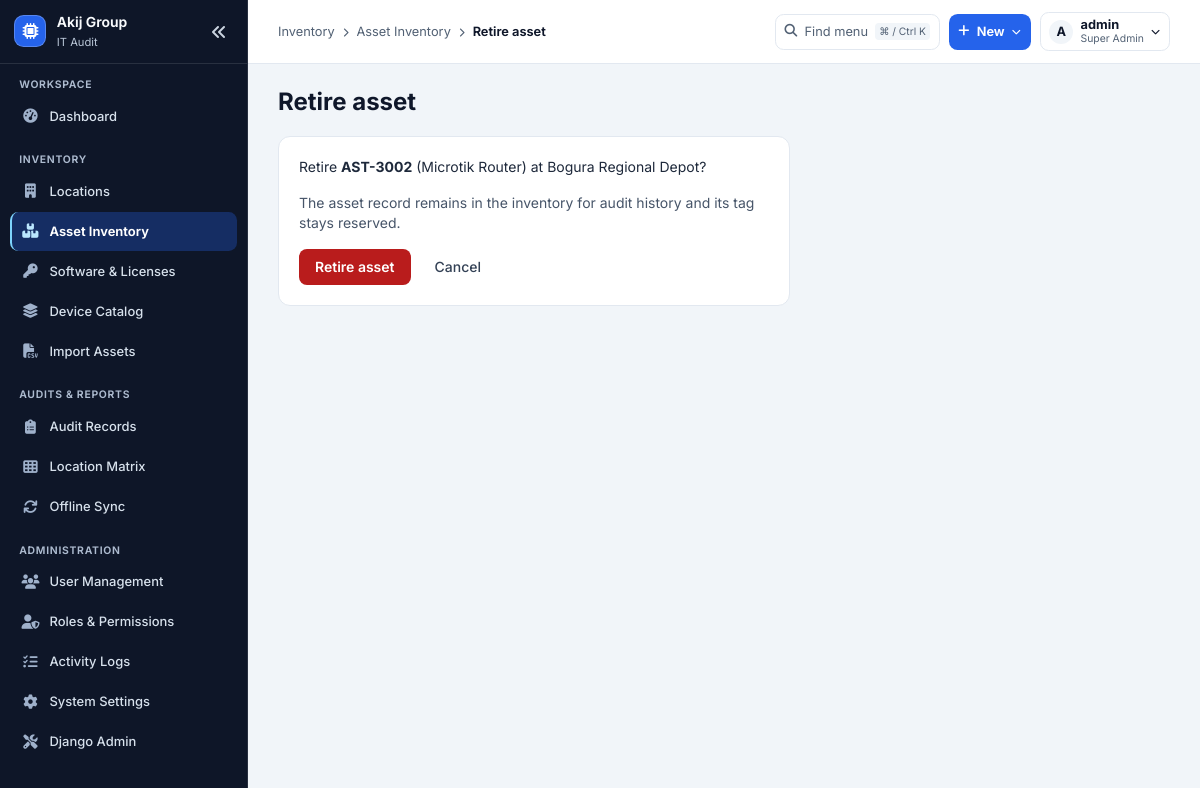
The app's page /assets/16/retire/ (signed in) with its own data.
### apps/devices/models.py (models this page shows, shortened)
class Asset(TimeStampedModel):
    NATURE_CHOICES = (
        ('PHYSICAL', 'Physical (Hardware)'),
        ('LOGICAL', 'Logical / Virtual (Software/License/Cloud)'),
    )
    STATUS_CHOICES = (
        ('IN_USE', 'Working / In-Use'),
        ('BACKUP', 'Backup / Spare'),
        ('FAULTY', 'Faulty / Under Repair'),
        ('SCRAP', 'Damaged / Scrap'),
    )
    asset_nature = models.CharField(
        max_length=20,
        choices=NATURE_CHOICES,
        default='PHYSICAL',
        verbose_name="Asset Nature",
        db_index=True
    )
    asset_tag = models.CharField(max_length=50, unique=True, blank=True, verbose_name="Asset Tag / ID")
    retired_at = models.DateTimeField(null=True, blank=True, db_index=True)
    device_type = models.ForeignKey(DeviceType, on_delete=models.PROTECT, related_name='assets', verbose_name="Device / Asset Type")
    location = models.ForeignKey('locations.Location', on_delete=models.PROTECT, related_name='assets', verbose_name="Location")
    owning_company = models.ForeignKey('locations.Company', on_delete=models.PROTECT, null=True, blank=True, related_name='owned_assets')
    brand = models.CharField(max_length=100, blank=True, null=True, verbose_name="Brand / Manufacturer")
    model_name = models.CharField(max_length=120, blank=True, null=True, verbose_name="Model Name / No")
    serial_number = models.CharField(max_length=120, blank=True, null=True, verbose_name="Serial Number")
    vendor = models.CharField(max_length=120, blank=True, null=True, verbose_name="Vendor / Publisher")
    version = models.CharField(max_length=100, blank=True, null=True, verbose_name="Version / Edition")
    license_key = models.CharField(max_length=255, blank=True, null=True, verbose_name="License Key / Subscription ID")
    host_server = models.CharField(max_length=150, blank=True, null=True, verbose_name="Host Server / Cloud Cluster")
    COMPLIANCE_CHOICES = (
        ('GENUINE', 'Genuine / Officially Licensed'),
        ('CRACKED_PIRATED', 'Cracked / Pirated (Unlicensed - High Risk)'),
        ('UNLICENSED_EXPIRED', 'Unlicensed / Expired Trial'),
        ('FREE_OPEN_SOURCE', 'Free / Open Source (Approved)'),
        ('OEM_BUNDLED', 'OEM Bundled / Pre-installed'),
    )
    RISK_LEVEL_CHOICES = (
        ('LOW', 'Low Risk (Compliant / Open Source)'),
        ('MEDIUM', 'Medium Risk (Expired / Non-Critical)'),
        ('HIGH', 'High Risk (Pirated Application / EDR Detection)'),
        ('CRITICAL', 'Critical Risk (Cracked OS / Server / Production Threat)'),
    )
    REMEDIATION_CHOICES = (
        ('COMPLIANT', 'Compliant - No Action Needed'),
        ('PURCHASE_OFFICIAL', 'Procure Official License (Budget Required)'),
        ('REPLACE_WITH_OPEN_SOURCE', 'Replace with Free / Open Source Alternative'),
        ('REMOVE_IMMEDIATELY', 'Remove / Uninstall Immediately (Security Threat)'),
    )
    compliance_status = models.CharField(
        max_length=30,
        choices=COMPLIANCE_CHOICES,
        default='GENUINE',
        verbose_name="License Compliance Status",
        db_index=True
    )
    risk_level = models.CharField(
        max_length=20,
        choices=RISK_LEVEL_CHOICES,
        default='LOW',
        verbose_name="Risk Level",
        db_index=True
    )
    remediation_plan = models.CharField(
        max_length=35,
        choices=REMEDIATION_CHOICES,
        default='COMPLIANT',
        verbose_name="Remediation / Mitigation Plan"
    )
    seats_purchased = models.PositiveIntegerField(default=1, verbose_name="Total Seats / Licenses")
    seats_allocated = models.PositiveIntegerField(default=1, verbose_name="Allocated / Used Seats")
    department = models.CharField(max_length=100, blank=True, null=True, verbose_name="Department")
    assigned_user = models.CharField(max_length=120, blank=True, null=True, verbose_name="Assigned User / Employee")
    status = models.CharField(max_length=20, choices=STATUS_CHOICES, default='IN_USE', verbose_name="Status")
    ip_address = models.GenericIPAddressField(blank=True, null=True, verbose_name="IP Address")
    mac_address = models.CharField(max_length=50, blank=True, null=True, verbose_name="MAC Address")
    condition = models.CharField(max_length=60, blank=True)
    criticality = models.CharField(max_length=60, blank=True)
    ownership_type = models.CharField(max_length=60, blank=True)
    procurement_type = models.CharField(max_length=60, blank=True)
    currency = models.CharField(max_length=3, blank=True)
    purchase_date = models.DateField(blank=True, null=True, verbose_name="Purchase Date")
    warranty_expiry = models.DateField(blank=True, null=True, verbose_name="Warranty Expiry")
    remarks = models.TextField(blank=True, null=True, verbose_name="Remarks / Specifications")
    class Meta:
        ordering = ['location', '-created_at']

class DeviceType(TimeStampedModel):
    category = models.ForeignKey(DeviceCategory, on_delete=models.CASCADE, related_name='devices')
    name = models.CharField(max_length=120)
    tag_category_code = models.CharField(max_length=4, choices=TAG_CATEGORY_CHOICES, blank=True)
    order = models.PositiveIntegerField(default=1)
    is_count_only = models.BooleanField(default=False, help_text="False for individual asset tracking")
    remarks = models.CharField(max_length=255, blank=True, null=True)
    class Meta:
        ordering = ['category__order', 'order', 'name']
        unique_together = ('category', 'name')

### apps/locations/models.py (models this page shows, shortened)
class Location(TimeStampedModel):
    LOCATION_TYPES = (
        ('HEAD_OFFICE', 'Head Office'),
        ('FACTORY', 'Factory'),
        ('WAREHOUSE', 'Warehouse'),
        ('DEPOT', 'Depot'),
        ('BRANCH', 'Branch'),
    )
    DIVISION_CHOICES = (
        ('Dhaka', 'Dhaka'),
        ('Chattogram', 'Chattogram'),
        ('Sylhet', 'Sylhet'),
        ('Rajshahi', 'Rajshahi'),
        ('Khulna', 'Khulna'),
        ('Barishal', 'Barishal'),
        ('Rangpur', 'Rangpur'),
        ('Mymensingh', 'Mymensingh'),
    )
    company = models.ForeignKey(Company, on_delete=models.CASCADE, related_name='locations')
    location_id = models.CharField(max_length=30, unique=True, null=True, blank=True, verbose_name="Location ID", db_index=True)
    name = models.CharField(max_length=150, verbose_name="Location Name")
    code = models.CharField(max_length=50, unique=True, verbose_name="Location Code")
    location_type = models.CharField(max_length=20, choices=LOCATION_TYPES, default='FACTORY', verbose_name="Location Type")
    address = models.TextField(blank=True, null=True, verbose_name="Address")
    city = models.CharField(max_length=100, blank=True, null=True, verbose_name="City")
    division = models.CharField(max_length=50, choices=DIVISION_CHOICES, blank=True, null=True, verbose_name="Division")
    parent_location = models.ForeignKey('self', on_delete=models.SET_NULL, null=True, blank=True, related_name='sub_locations', verbose_name="Parent Location")
    contact_person = models.CharField(max_length=120, blank=True, null=True, verbose_name="Contact Person")
    contact_number = models.CharField(max_length=50, blank=True, null=True, verbose_name="Contact Number")
    description = models.TextField(blank=True, null=True, verbose_name="Description")
    class Meta:
        ordering = ['location_type', 'name']
    @property
    def in_charge_name(self):
        return self.contact_person or ""
    @property
    def in_charge_phone(self):
        return self.contact_number or ""

### apps/devices/views.py (the view, shortened to what this page needs)
# urls.py: path('assets/<int:asset_id>/retire/', asset_retire_view, name='asset_retire'),
@roles_required(*DASHBOARD_ROUTES)
@require_http_methods(['GET', 'HEAD', 'POST'])
def asset_retire_view(request, asset_id):
    assets = Asset.objects.filter(location__in=visible_locations(request.user))
    asset = get_object_or_404(assets, pk=asset_id)
    if asset.retired_at:
        return redirect('asset_detail', asset_id=asset.pk)
    return render(request, 'devices/asset_retire.html', {'asset': asset})

### apps/accounts/access.py (called while the page is built, shortened)
def role_for(user):
    if not user.is_authenticated or not user.is_active:
        return None
    if user.is_superuser:
        return Role.SUPER_ADMIN

def roles_required(*roles):
    def decorate(view):
        @login_required
        @wraps(view)
        def checked(request, *args, **kwargs):
            if role_for(request.user) not in roles:
                raise PermissionDenied
            return view(request, *args, **kwargs)
        return checked
    return decorate

def visible_locations(user):
    role = role_for(user)
    if role in CENTRAL_ROLES:
        return Location.objects.all()
    if role in LOCAL_TYPES:
        return user.profile.assigned_locations.filter(location_type=LOCAL_TYPES[role])
    return Location.objects.none()

### apps/accounts/administration.py (called while the page is built)
def navigation(request):
    role = role_for(request.user)
    label = Role(role).label if role else ''
    if role in (Role.HO_ADMIN, *LOCAL_TYPES) and request.user.profile.custom_role_id:
        label = request.user.profile.role_label
    return {
        'portal': request_preferences(request),
        'can_administrate': role in CENTRAL_ROLES,
        'has_operational_access': role in DASHBOARD_ROUTES,
        'administration_role': label,
        **portal_navigation(request, role),
    }

### apps/common/models.py (called while the page is built)
    @classmethod
    def current(cls):
        return cls.objects.filter(pk=1).first() or cls(pk=1)

### apps/common/preferences.py (called while the page is built)
def preferences(config=None):
    config = config if config is not None else SystemSettings.current()
    return {
        **DEFAULTS,
        **config.options,
        'support_email': config.support_email,
        'session_minutes': config.session_minutes,
        'user_page_size': config.user_page_size,
        'activity_page_size': config.activity_page_size,
    }

def request_preferences(request):
    if not hasattr(request, 'system_preferences'):
        request.system_preferences = preferences()
    return request.system_preferences

### templates/devices/asset_retire.html (shortened to what this page needs)
{% extends 'base.html' %}
{% block header_title %}Retire asset{% endblock %}
{% block content %}
<div class="max-w-lg space-y-4 rounded-xl border border-slate-200 bg-white p-5">
    <p class="text-sm">Retire <strong>{{ asset.asset_tag }}</strong> ({{ asset.device_type.name }}) at {{ asset.location.name }}?</p>
    <p class="text-sm text-slate-600">The asset record remains in the inventory for audit history and its tag stays reserved.</p>
    <form method="post" class="flex flex-wrap items-center gap-3">
        <button type="submit" class="rounded-lg bg-red-700 px-4 py-2 text-sm font-semibold text-white">Retire asset</button>
        <a href="{% url 'asset_detail' asset.pk %}" class="px-3 py-2 text-sm font-medium text-slate-700">Cancel</a>
    </form>
</div>
{% endblock %}

### templates/navigation/actions.html (shortened to what this page needs)
<div class="portal-toolbar-actions">
    {% if nav_sections %}
    <button type="button" class="portal-quick-button" data-open-command aria-label="Find in navigation" aria-keyshortcuts="Control+k Meta+k">
        <i class="fa-solid fa-magnifying-glass" aria-hidden="true"></i>
        <span>Find menu</span><kbd>⌘ / Ctrl K</kbd>
    </button>
    <details class="portal-popover">
        <summary class="portal-create-button"><i class="fa-solid fa-plus" aria-hidden="true"></i><span>New</span><i class="fa-solid fa-chevron-down portal-chevron" aria-hidden="true"></i></summary>
    </details>
    {% endif %}
    {% if request.user.is_authenticated %}
    <details class="portal-popover">
        <summary class="portal-account-button" aria-label="Account menu">
            <span class="portal-avatar" aria-hidden="true">{{ request.user.username|slice:':1'|upper }}</span>
            <span class="portal-account-label"><strong>{{ request.user.get_short_name|default:request.user.username }}</strong><small>{{ administration_role|default:'User' }}</small></span>
            <i class="fa-solid fa-chevron-down portal-chevron" aria-hidden="true"></i>
        </summary>
    </details>
    {% endif %}
</div>

### static/css/portal-preferences.css (style rules this page uses)
:root { --portal-primary: #2563eb; --portal-secondary: #0f172a; }

### static/css/portal-shell.css (style rules this page uses)
.portal-shell { --shell-surface: #fff; --shell-text: #0f172a; --shell-muted: #526174; --shell-border: #e2e8f0; --shell-hover: #f1f5f9; --shell-gutter: clamp(1rem, 2.5vw, 2rem); --sidebar-width: 15.5rem; display: flex; align-items: stretch; }
.portal-shell :is(a, button, input, summary):focus-visible { outline: 2px solid #38bdf8; outline-offset: 2px; }
.portal-toolbar-actions { display: flex; align-items: center; gap: .55rem; flex-shrink: 0; }
.portal-quick-button, .portal-create-button, .portal-account-button { display: inline-flex; align-items: center; gap: .45rem; min-height: 2.25rem; padding: .35rem .55rem; border: 1px solid var(--shell-border); border-radius: .54rem; font-size: .8rem; color: var(--shell-text); white-space: nowrap; }
.portal-quick-button { color: var(--shell-muted); }
.portal-quick-button kbd { font-family: inherit; font-size: .64rem; padding: .06rem .25rem; border-radius: .25rem; color: var(--shell-muted); background: var(--shell-hover); }
.portal-create-button, .portal-account-button { cursor: pointer; list-style: none; }
.portal-create-button { background: var(--portal-primary); color: white; border-color: transparent; font-weight: 650; }
.portal-chevron { font-size: .57rem; }
.portal-avatar { width: 1.5rem; height: 1.5rem; display: grid; place-items: center; background: var(--shell-hover); color: var(--shell-text); border-radius: 50%; font-weight: 700; }
.portal-account-label { display: grid; max-width: 8rem; line-height: 1.15; text-align: start; }
.portal-account-label :is(strong, small) { overflow: hidden; text-overflow: ellipsis; }
.portal-account-label small { color: var(--shell-muted); font-size: .65rem; }
.portal-popover { position: relative; }

### templates/base.html (style rules this page uses)
body { font-family: 'Inter', sans-serif; }

### records on screen
Asset: asset_tag "AST-3002", device_type.name "Microtik Router", location.name "Bogura Regional Depot"

### other values on screen
{{ portal.group_name|default:portal.organization_name }} "Akij Group"
{{ portal.application_short_name }} "IT Audit"
{{ group.label }} "WORKSPACE" "INVENTORY" "AUDITS & REPORTS" "ADMINISTRATION"
{{ link.label }} "Dashboard" "Locations" "Asset Inventory" "Software & Licenses" "Device Catalog" "Import Assets" "Audit Records" "Location Matrix" "Offline Sync" "User Management" "Roles & Permissions" "Activity Logs" "System Settings" "Django Admin"
{{ nav_current.group }} "Inventory"
{{ nav_current.label }} "Asset Inventory"
{{ nav_current.subpage }} "Retire asset"
{{ request.user.username|slice:':1'|upper }} "A"
{{ request.user.get_short_name|default:request.user.username }} "admin"
{{ administration_role|default:'User' }} "Super Admin"
